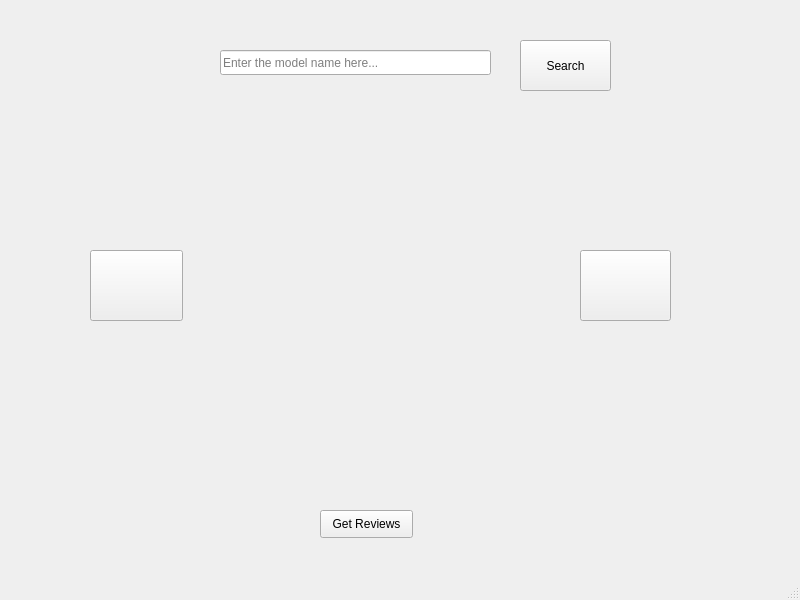
<?xml version="1.0" encoding="UTF-8"?>
<ui version="4.0">
 <class>MainWindow</class>
 <widget class="QMainWindow" name="MainWindow">
  <property name="geometry">
   <rect>
    <x>0</x>
    <y>0</y>
    <width>800</width>
    <height>600</height>
   </rect>
  </property>
  <property name="windowTitle">
   <string>MainWindow</string>
  </property>
  <widget class="QWidget" name="centralwidget">
   <widget class="QPushButton" name="nextButton">
    <property name="geometry">
     <rect>
      <x>580</x>
      <y>250</y>
      <width>91</width>
      <height>71</height>
     </rect>
    </property>
    <property name="text">
     <string/>
    </property>
    <property name="icon">
     <iconset>
      <normaloff>../../Download/NEXT.png</normaloff>../../Download/NEXT.png</iconset>
    </property>
   </widget>
   <widget class="QPushButton" name="pushButton">
    <property name="geometry">
     <rect>
      <x>520</x>
      <y>40</y>
      <width>91</width>
      <height>51</height>
     </rect>
    </property>
    <property name="text">
     <string>Search</string>
    </property>
   </widget>
   <widget class="QLineEdit" name="lineEdit">
    <property name="geometry">
     <rect>
      <x>220</x>
      <y>50</y>
      <width>271</width>
      <height>25</height>
     </rect>
    </property>
    <property name="inputMask">
     <string/>
    </property>
    <property name="text">
     <string/>
    </property>
    <property name="placeholderText">
     <string>Enter the model name here...</string>
    </property>
   </widget>
   <widget class="QLabel" name="modelTitle">
    <property name="geometry">
     <rect>
      <x>140</x>
      <y>430</y>
      <width>511</width>
      <height>19</height>
     </rect>
    </property>
    <property name="font">
     <font>
      <weight>75</weight>
      <bold>true</bold>
     </font>
    </property>
    <property name="text">
     <string/>
    </property>
    <property name="alignment">
     <set>Qt::AlignCenter</set>
    </property>
   </widget>
   <widget class="QPushButton" name="previousButton">
    <property name="geometry">
     <rect>
      <x>90</x>
      <y>250</y>
      <width>93</width>
      <height>71</height>
     </rect>
    </property>
    <property name="text">
     <string/>
    </property>
    <property name="icon">
     <iconset>
      <normaloff>../../Download/AI in Art/back.png</normaloff>../../Download/AI in Art/back.png</iconset>
    </property>
   </widget>
   <widget class="QLabel" name="image">
    <property name="geometry">
     <rect>
      <x>240</x>
      <y>150</y>
      <width>271</width>
      <height>261</height>
     </rect>
    </property>
    <property name="text">
     <string/>
    </property>
    <property name="scaledContents">
     <bool>true</bool>
    </property>
    <property name="alignment">
     <set>Qt::AlignCenter</set>
    </property>
   </widget>
   <widget class="QPushButton" name="changeWindowButton">
    <property name="geometry">
     <rect>
      <x>320</x>
      <y>510</y>
      <width>93</width>
      <height>28</height>
     </rect>
    </property>
    <property name="text">
     <string>Get Reviews</string>
    </property>
   </widget>
  </widget>
  <widget class="QMenuBar" name="menubar">
   <property name="geometry">
    <rect>
     <x>0</x>
     <y>0</y>
     <width>800</width>
     <height>26</height>
    </rect>
   </property>
  </widget>
  <widget class="QStatusBar" name="statusbar"/>
 </widget>
 <resources/>
 <connections/>
</ui>
